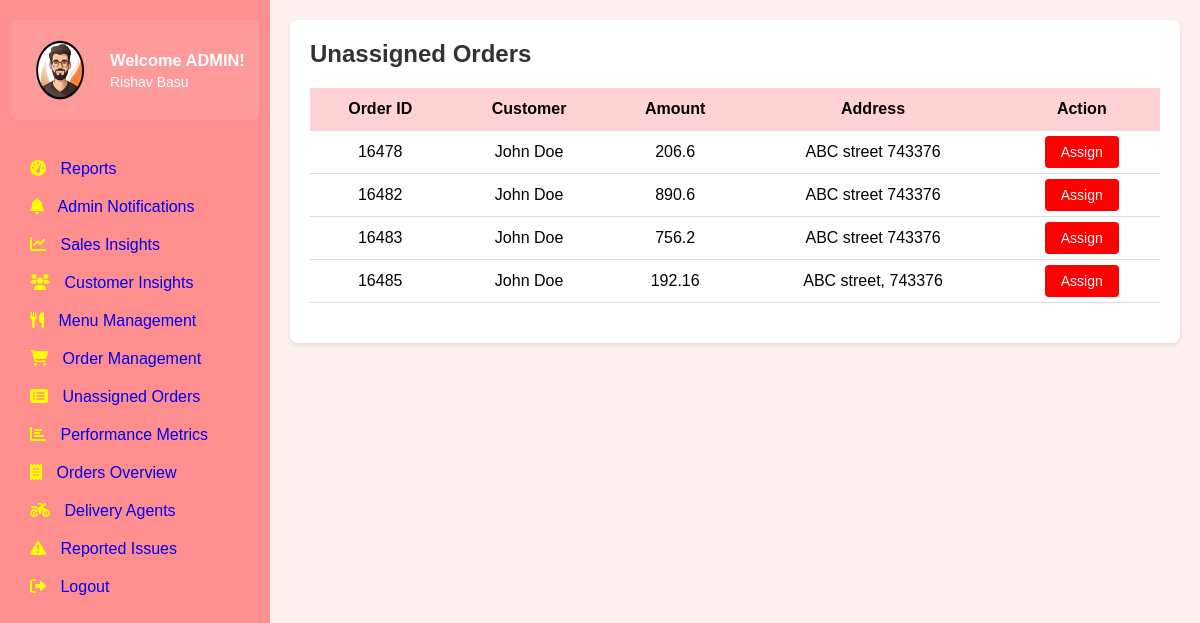
The app's page /unassigned-orders/view-more with its own data.
### tables this page shows
CREATE TABLE users (
        user_id INTEGER PRIMARY KEY AUTOINCREMENT,
        email TEXT UNIQUE NOT NULL,
        password_hash TEXT NOT NULL,
        full_name TEXT,
        phone_number TEXT,
        created_at TIMESTAMP DEFAULT CURRENT_TIMESTAMP,
        updated_at TIMESTAMP DEFAULT CURRENT_TIMESTAMP,
        last_login TIMESTAMP,
        is_active BOOLEAN DEFAULT TRUE,
        is_admin INTEGER DEFAULT 0,
        is_delivery_boy INTEGER DEFAULT 0,
        role_id INTEGER,
        FOREIGN KEY(role_id) REFERENCES roles(role_id)
    );

### app.py (the view)
@app.route('/unassigned-orders/view-more')
def view_more_orders():
    db = get_db_connection()
    cur = db.cursor()
    cur.execute(""" SELECT d.Order_ID,o.total_price,o.delivery_location,u.full_name FROM Delivery d JOIN Orders o ON d.Order_ID = o.order_id
     JOIN Users u ON o.customer_id = u.user_id WHERE d.Status = 'Unassigned'""")
    orders = cur.fetchall()
    return render_template('unassign_orders.html', orders=orders, view_more=True)

### app.py (called while the page is built)
@app.teardown_appcontext
def close_connection(exception):
    db = getattr(g, '_database', None)
    if db is not None:
        db.close()

def get_db_connection():
    conn = sqlite3.connect("existing_database.db")
    conn.row_factory = sqlite3.Row
    return conn

### templates/unassign_orders.html (shortened to what this page needs)
{% extends 'base.html' %}
{% block extra_css %}
<link rel="stylesheet" href="{{ url_for('static', filename='css/unassigned_orders.css') }}">
{% endblock %}
{% block content %}
            <div class="orders-section">
                <h2>Unassigned Orders</h2>
                <table class="orders-table">
                    <thead>
                        <tr>
                            <th>Order ID</th>
                            <th>Customer</th>
                            <th>Amount</th>
                            <th>Address</th>
                            <th>Action</th>
                        </tr>
                    </thead>
                    <tbody>
                        {% for order in orders %}
            <tr>
                <td>{{ order.order_id }}</td>
                <td>{{ order.full_name }}</td>
                <td>{{ order.total_price }}</td>
                <td>{{order.delivery_location}}</td>
                    <td>
                        <a href="{{ url_for('agent_assignment_dashboard', order_id=order.order_id) }}" class="assign-btn">Assign</a>
                    </td>
            </tr>
            {% endfor %}
                    </tbody>
                </table>
{% endblock %}

### static/css/unassigned_orders.css (style rules this page uses)
.orders-section { background-color: white; padding: 20px; border-radius: 8px; box-shadow: 0 2px 4px rgba(0, 0, 0, 0.1); margin-left: 20px; }
.orders-section h2 { margin-bottom: 20px; color: #333; }
.orders-table { width: 100%; border-collapse: collapse; margin-bottom: 20px; }
.orders-table th, .orders-table td { padding: 12px; text-align: center; border-bottom: 1px solid #ddd; }
.orders-table th { background-color: #FFD3D3; font-weight: bold; }
.assign-btn { background-color: #FF0000; color: white; border: none; padding: 8px 16px; border-radius: 4px; cursor: pointer; font-size: 14px; text-decoration: none; }

### static/css/base.css (style rules this page uses)
body, h1, p, ul, li { margin: 0; padding: 0; list-style: none; box-sizing: border-box; }
h2 { margin-top: 0; font-size: 24px; }
body { font-family: Arial, sans-serif; background: #ffe6e698; }

### records on screen
users: order_id "16478", full_name "John Doe", total_price "206.6", delivery_location "ABC street 743376", order_id "16482", total_price "890.6", order_id "16483", total_price "756.2", order_id "16485", total_price "192.16", delivery_location "ABC street, 743376"
